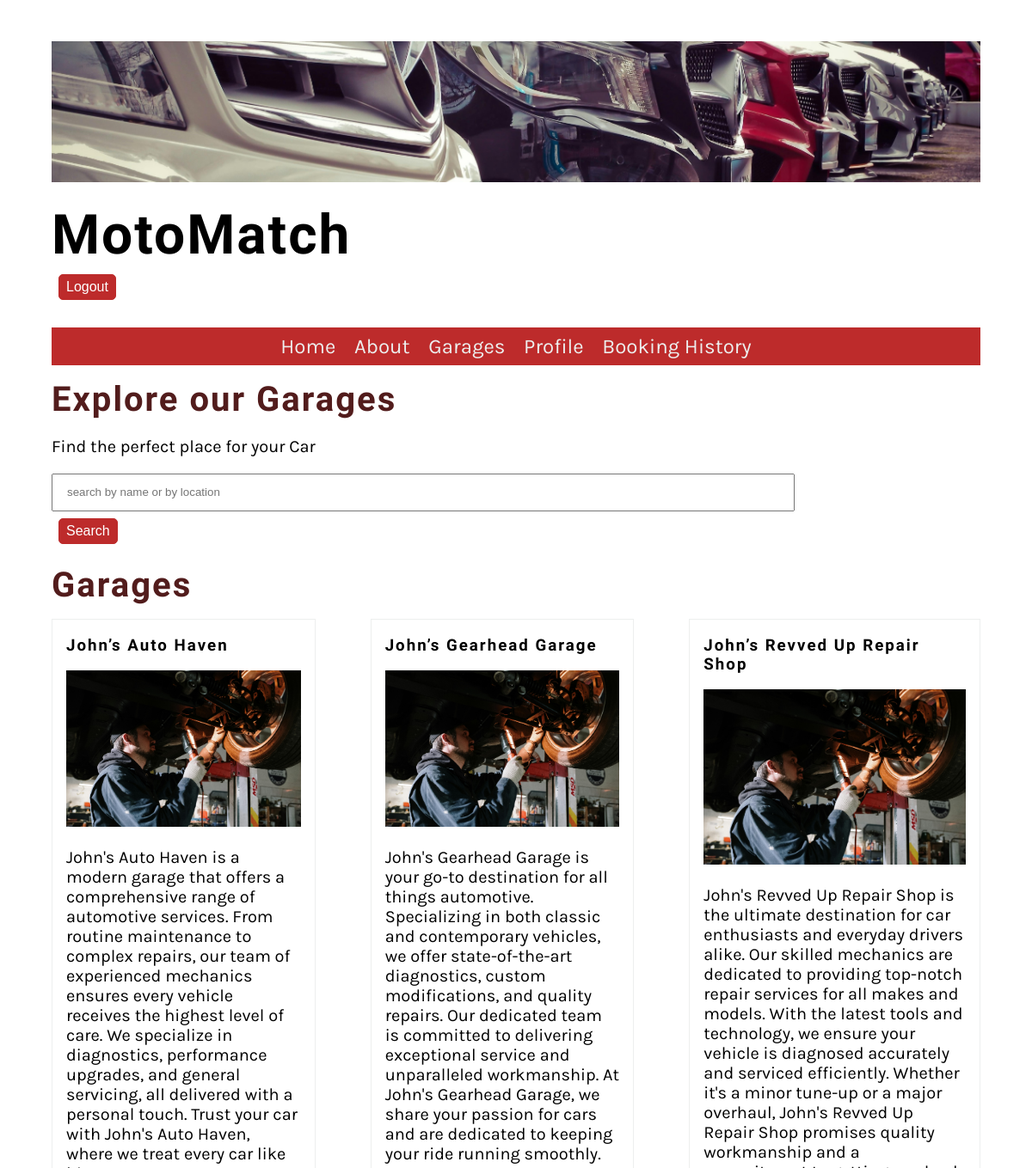
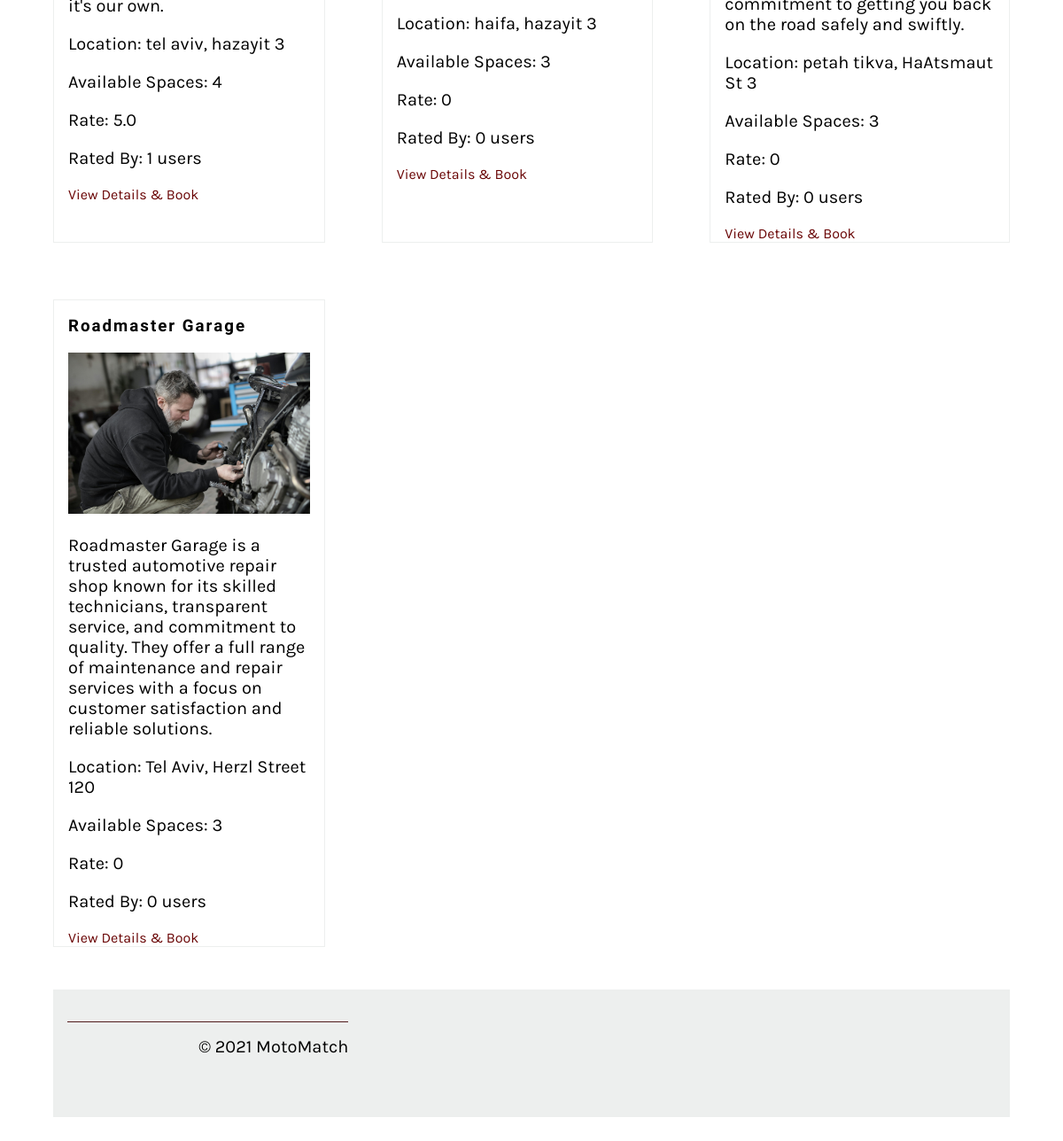
Page /services/ (signed in) on the committed database (2 pictures, top to bottom).
### Website/models.py (models this page shows, shortened)
class Service(models.Model):
    user = models.ForeignKey(User, on_delete=models.CASCADE)
    name = models.CharField(max_length=255)
    description = models.TextField()
    location = models.CharField(max_length=255)
    contact_details = models.CharField(max_length=255)
    available_spaces = models.PositiveIntegerField()
    image = models.ImageField(upload_to='service_images', default='service_images/default.jpg')

### Website/views.py (the view)
# urls.py: path('services/', service_list_view, name='service_list'),
def service_list_view(request):
    query = request.GET.get('search')
    if query:
        services = Service.objects.filter(name__icontains=query) | Service.objects.filter(location__icontains=query)
    else:
        services = Service.objects.all()
    services_and_average_rates = _get_services_and_rating(services)
    return render(request, 'service_list.html', {'services_and_rates': services_and_average_rates})

### Website/templatetags/custom_filters.py (called while the page is built)
@register.filter
def has_group(user, group_name):
    return user.groups.filter(name=group_name).exists()

### Website/views.py (called while the page is built)
def _get_services_and_rating(services = None):
    if not services:
        services = Service.objects.all()
    services_and_average_rates = {}
    for service in services:
        reviews = Review.objects.filter(service=service)
        if reviews:
            average_rating = sum([review.rating for review in reviews]) / len(reviews)
            amount_of_reviews = len(reviews)
        else:
            average_rating = 0
            amount_of_reviews = 0
        services_and_average_rates[service] = (average_rating, amount_of_reviews)
    sorted_services = sorted(services_and_average_rates.items(), key=lambda x: x[1][0], reverse=True)
    return sorted_services

### Website/templates/service_list.html (shortened to what this page needs)
{% extends 'base.html' %}
{% block content %}
        <h2>Explore our Garages</h2>
        <p>Find the perfect place for your Car</p>
        <form action="{% url 'service_list'  %}" method="GET">
            <input type="text" id="search" name="search" placeholder="search by name or by location">
            <button type="submit" class="small_button">Search</button>
        </form>
        <h2>Garages</h2>
        <section>
            {% for service, rate_info in services_and_rates %}
                <article>
                    <h3>{{ service.name }}</h3>
                    <img src="{{ service.image.url }}" alt="{{ service.name }}">
                    <p>{{ service.description }}</p>
                    <p>Location: {{ service.location }}</p>
                    <p>Available Spaces: {{ service.available_spaces }}</p>
                    <p>Rate: {{ rate_info.0 }}</p>
                    <p>Rated By: {{ rate_info.1 }} users</p>
                    <a href="{% url 'service_detail' service.id %}">View Details & Book</a>
                </article>
            {% endfor %}
        </section>
{% endblock %}

### Website/static/css/style.css (style rules this page uses)
body { font-family: 'Karla', sans-serif; margin-top: 3rem; margin-bottom: 3rem; margin-left: 5%; margin-right: 5%; }
h1, h2, h3, h4, h5, h6 { font-family: 'Markazi Text', serif; letter-spacing: 2px;; }
h2 { font-size: 2.5rem; color: #521c1c; margin:1rem 0; }
p, ul { font-size: 1.25rem;; }
a { color: #690404; text-decoration: none; }
section { display: flex; gap: 2rem 1rem; margin-top: 1rem; margin-bottom: 1rem; flex-direction: row; }
article { flex:1; }
article img { max-width: 100%; }
main article { border: 1px solid #EDEFEE; padding-left: 1rem; padding-right: 1rem; }
input, select { width: 80%; display: block; padding: .5rem 1rem; line-height: 1.5rem; box-sizing: border-box; }
@media (min-width: 801px) { section { display: grid; grid-template-columns: repeat(3, 1fr); gap: 2rem; } }
@media (min-width: 801px) { article { flex: 0 0 calc(33.33% - 2rem); margin-right: 2rem; margin-bottom: 2rem; } }
@media (min-width: 801px) { article:nth-child(3n) { margin-right: 0; } }
.small_button { padding: .25rem .5rem; border: 1px solid #bd2b2b; background-color: #bd2b2b; border-radius: 5px; font-size: 1rem; display: inline-block; color: #fff; line-height: 20px; margin: 0.5rem; }

### rows in the picture
Service: name "John’s Auto Haven", image (placeholder picture), description "John's Auto Haven is a modern garage that offers a comprehensive range of automotive services. From routine maintenance to complex repairs, our team of experienced mechanics ensures every vehicle receives the highest level of care. We specialize in diagnostics, performance upgrades, and general servicing, all delivered with a personal touch. Trust your car with John's Auto Haven, where we treat every car like it's our own.", location "tel aviv, hazayit 3", available_spaces "4", rate_info "5.0", id "1"
Service: name "John’s Gearhead Garage", image (placeholder picture), description "John's Gearhead Garage is your go-to destination for all things automotive. Specializing in both classic and contemporary vehicles, we offer state-of-the-art diagnostics, custom modifications, and quality repairs. Our dedicated team is committed to delivering exceptional service and unparalleled workmanship. At John's Gearhead Garage, we share your passion for cars and are dedicated to keeping your ride running smoothly.", location "haifa, hazayit 3", available_spaces "3", rate_info "0"
Service: name "John’s Revved Up Repair Shop", image (placeholder picture), description "John's Revved Up Repair Shop is the ultimate destination for car enthusiasts and everyday drivers alike. Our skilled mechanics are dedicated to providing top-notch repair services for all makes and models. With the latest tools and technology, we ensure your vehicle is diagnosed accurately and serviced efficiently. Whether it's a minor tune-up or a major overhaul, John's Revved Up Repair Shop promises quality workmanship and a commitment to getting you back on the road safely and swiftly.", location "petah tikva, HaAtsmaut St 3", available_spaces "3", rate_info "0"
Service: name "Roadmaster Garage", image (picture), description "Roadmaster Garage is a trusted automotive repair shop known for its skilled technicians, transparent service, and commitment to quality. They offer a full range of maintenance and repair services with a focus on customer satisfaction and reliable solutions.", location "Tel Aviv, Herzl Street 120", available_spaces "3", rate_info "0"
